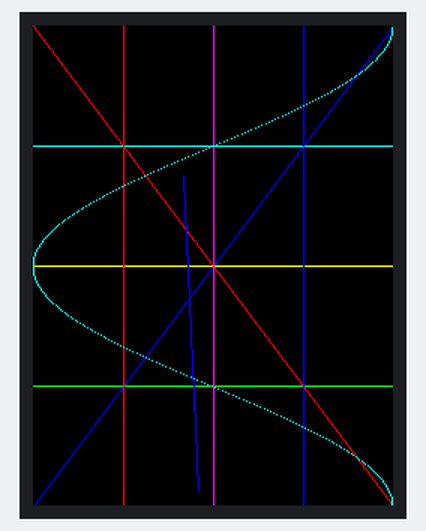
The sketch below on a simulated Arduino Nano, built with avr-gcc and run on an emulated ATmega328P. Parts: 240×320 colour display. What the sketch prints to the serial monitor is not drawn.

Above: at 2.1 s.

The sketch:

ToutesLesCouleurs.ino
```cpp
// IMPORTANT: Adafruit_TFTLCD LIBRARY MUST BE SPECIFICALLY
// CONFIGURED FOR EITHER THE TFT SHIELD OR THE BREAKOUT BOARD.
// SEE RELEVANT COMMENTS IN Adafruit_TFTLCD.h FOR SETUP.
#include <math.h>
#include <Adafruit_GFX.h>    // Core graphics library
#include <Adafruit_TFTLCD.h> // Hardware-specific library

// The control pins for the LCD can be assigned to any digital or
// analog pins...but we'll use the analog pins as this allows us to
// double up the pins with the touch screen (see the TFT paint example).
#define LCD_CS A3 // Chip Select goes to Analog 3
#define LCD_CD A2 // Command/Data goes to Analog 2
#define LCD_WR A1 // LCD Write goes to Analog 1
#define LCD_RD A0 // LCD Read goes to Analog 0

#define LCD_RESET A6 // Can alternately just connect to Arduino's reset pin

// Assign human-readable names to some common 16-bit color values:
#define	BLACK   0x0000
#define	BLUE    0x001F
#define	RED     0xF800
#define	GREEN   0x07E0
#define CYAN    0x07FF
#define MAGENTA 0xF81F
#define YELLOW  0xFFE0
#define WHITE   0xFFFF

unsigned int x, y, w, h;
long color;

Adafruit_TFTLCD tft(LCD_CS, LCD_CD, LCD_WR, LCD_RD, LCD_RESET);
// If using the shield, all control and data lines are fixed, and
// a simpler declaration can optionally be used:
// Adafruit_TFTLCD tft;
void setup(void) {
  Serial.begin(115200);
  Serial.println(F("TFT LCD test"));

#ifdef USE_ADAFRUIT_SHIELD_PINOUT
  Serial.println(F("Using Adafruit 2.4\" TFT Arduino Shield Pinout"));
#else
  Serial.println(F("Using Adafruit 2.4\" TFT Breakout Board Pinout"));
#endif

  Serial.print("TFT size is ");
  Serial.print(tft.width());
  Serial.print("x");
  Serial.println(tft.height());
  w = tft.width();
  h = tft.height();

  tft.reset();

  uint16_t identifier = tft.readID();

  if(identifier == 0x9325) {
    Serial.println(F("Found ILI9325 LCD driver"));
  }
  else if(identifier == 0x9328) {
    Serial.println(F("Found ILI9328 LCD driver"));
  }
  else if(identifier == 0x7575) {
    Serial.println(F("Found HX8347G LCD driver"));
  }
  else if(identifier == 0x9341) {
    Serial.println(F("Found ILI9341 LCD driver"));
  }
  else if(identifier == 0x8357) {
    Serial.println(F("Found HX8357D LCD driver"));
  }
  else {
    Serial.print(F("Unknown LCD driver chip: "));
    Serial.println(identifier, HEX);
    Serial.println(F("If using the Adafruit 2.8\" TFT Arduino shield, the line:"));
    Serial.println(F("  #define USE_ADAFRUIT_SHIELD_PINOUT"));
    Serial.println(F("should appear in the library header (Adafruit_TFT.h)."));
    Serial.println(F("If using the breakout board, it should NOT be #defined!"));
    Serial.println(F("Also if using the breakout, double-check that all wiring"));
    Serial.println(F("matches the tutorial."));
    return;
  }

  tft.begin(identifier);
  tft.setRotation(0);
}


void loop(void) {
  tft.fillScreen(WHITE);

  for (y = 0; y < h; y++){
    for (x = 0; x < w; x++){
      color = (x + (240 * y));
      tft.drawPixel(x, y, color);
    }
  }
  tft.fillScreen(BLACK);
  tft.drawLine(0, 0, w, h, RED);
  tft.drawLine(0, h, w, 0, BLUE);
  tft.drawLine(0, h/2, w, h/2, YELLOW);
  tft.drawLine(0, h/4, w, h/4, CYAN);
  tft.drawLine(0, 3*h/4, w, 3*h/4, GREEN);
  tft.drawLine(w/2, 0, w/2, h, MAGENTA);
  tft.drawLine(w/4, 0, w/4, h, RED);
  tft.drawLine(3*w/4, 0, 3*w/4, h, BLUE);
  tft.drawLine(100, 100, 110, 310, BLUE);
  for (y = 0; y < h; y++){
    tft.drawPixel(120+((120.0*(cos((y/51.0))))), y, CYAN);
  }
  delay(10000);


}
```

Measured:
- what the display in image 0 shows lasts 10.0 s, from 2.0 s to 12.0 s
